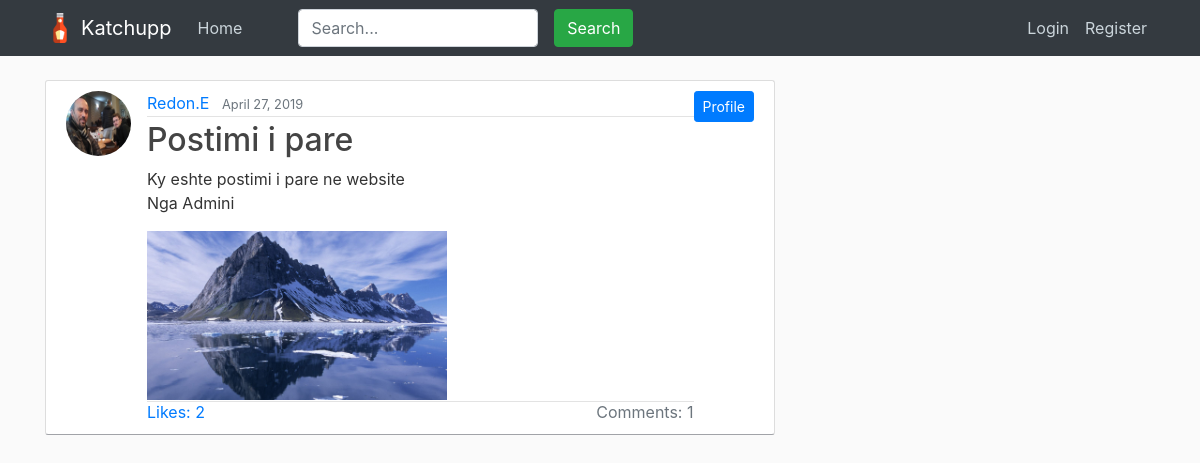
The app's page /user/Redon.E/ with its own data.
### blogi/models.py (models this page shows, shortened)
class Post(models.Model):
	titulli = models.CharField(max_length=50, null= True, blank = True,verbose_name="Title")
	pershkrimi = models.TextField(max_length=1000, null= True, blank = True,verbose_name="Content")
	likes = models.ManyToManyField(User, related_name = "likes", blank = True)
	koha_posti = models.DateTimeField(default=timezone.now)
	autori = models.ForeignKey(User, on_delete=models.CASCADE)
	foto = models.ImageField(null= True, blank = True, height_field="height_field",width_field="width_field",upload_to="Fotot",verbose_name="Photo")
	foto2 = models.ImageField(null= True, blank = True, height_field="height_field",width_field="width_field",upload_to="Fotot",verbose_name="Second Photo")
	height_field = models.IntegerField(default=0, null= True, blank = True)
	width_field = models.IntegerField(default=0, null= True, blank = True)
	videofile= models.FileField(upload_to='videos', null=True, blank = True,verbose_name="Video")
	def total_likes(self):
		return self.likes.count()

### users/models.py (models this page shows, shortened)
class Profile(models.Model):
    user = models.OneToOneField(User, on_delete=models.CASCADE)
    Name = models.CharField(null= True, blank = True, max_length=50, verbose_name="Name: ")
    Bio = models.TextField(max_length=500, null= True, blank = True,verbose_name="Bio: ")
    birth_date = models.DateTimeField(default=datetime.now,verbose_name="Born on: ")
    statusi = models.CharField(max_length = 50, null= True, blank = True, choices=statusi)
    image = models.ImageField(default='default.jpg', upload_to='profile_pics')
    friends = models.ManyToManyField(User, related_name = "friends", blank = True)
    followers = models.ManyToManyField(User, related_name = "followers", blank = True)

### blogi/views.py (the view)
# urls.py: path('user/<str:username>/', UserPostListView.as_view(), name='user-posts'),
class UserPostListView(ListView):
    model = Post
    template_name = 'blogi/users_profiles.html'  # <app>/<model>_<viewtype>.html
    context_object_name = 'posts'
    paginate_by = 20
    def get_queryset(self):
        user = get_object_or_404(User, username=self.kwargs.get('username'))
        return Post.objects.filter(autori=user).order_by('-koha_posti')

### blogi/templates/blogi/users_profiles.html (shortened to what this page needs)
{% extends "blogi/base.html" %}
{% load crispy_forms_tags %}
{% block content %}
{% for post in posts %}
        <article class="media content-section">
        <a  href="{% url 'post-detail' post.id %}">
          <img class="rounded-circle article-img" src="{{ post.autori.profile.image.url }}">
        </a>
          <div class="media-body">
            <div class="article-metadata">
              <a class="mr-2" href="{% url 'users-profile' post.autori.id %}">{{ post.autori }}</a>
              <small class="text-muted">{{post.koha_posti|date:"F d, Y" }}</small>
            </div>
              {% if post.titulli %}
                <h2><a class="article-title" href="{% url 'post-detail' post.id %}">{{post.titulli}}</a></h2>
              {% endif %}
              <a href="{% url 'post-detail' post.id %}" style="text-decoration: none;color: inherit;">
                <p class="article-content">{{post.pershkrimi|urlize}}</p>
            </a>
              {% if post.foto %}
                <a href="{% url 'post-detail' post.id %}" style="text-decoration: none;color: inherit;">
                  <img src="{{ post.foto.url }}" style="width: 100%;height: 100%;max-width: 300px; max-height: 300px">
                </a>
              {% endif %}
              <div class="article-metadata">
              <p class="card-title text-muted" style="font-weight: normal;margin:0;display:inline;float:left;"><a href="{% url 'get_likes' post.id %}"> Likes: {{ post.total_likes }}</a></p>
              <p class="card-title text-muted" style="font-weight: normal;margin:0;display:inline;float:right;">Comments: {{ post.comment.count }}</p>
            </div>
          </div>
        <a href="{% url 'users-profile' post.autori.id %}"><button type="button" class="btn btn-primary btn-sm">Profile</button></a>
        </article>
    {% endfor %}
{% endblock content %}

### blogi/static/home/main.css (style rules this page uses)
body { background: #fafafa; color: #333333; margin-top: 5rem; }
h1, h2, h3, h4, h5, h6 { color: #444444; }
.content-section { background: #ffffff; padding: 10px 20px; border: 1px solid #dddddd; border-bottom: 1px solid #a1a3a8; border-radius: 3px; margin-bottom: 5%; }
.article-title { color: #444444; }
.article-content { white-space: pre-line; }
.article-img { height: 65px; width: 65px; margin-right: 16px; }
.article-metadata { padding-bottom: 1px; margin-bottom: 4px; border-bottom: 1px solid #e3e3e3; }

### records on screen
Post: autori.profile.image (picture), autori "Redon.E", koha_posti "April 27, 2019", titulli "Postimi i pare", pershkrimi "Ky eshte postimi i pare ne website Nga Admini", foto (picture), total_likes "2", comment.count "1"
